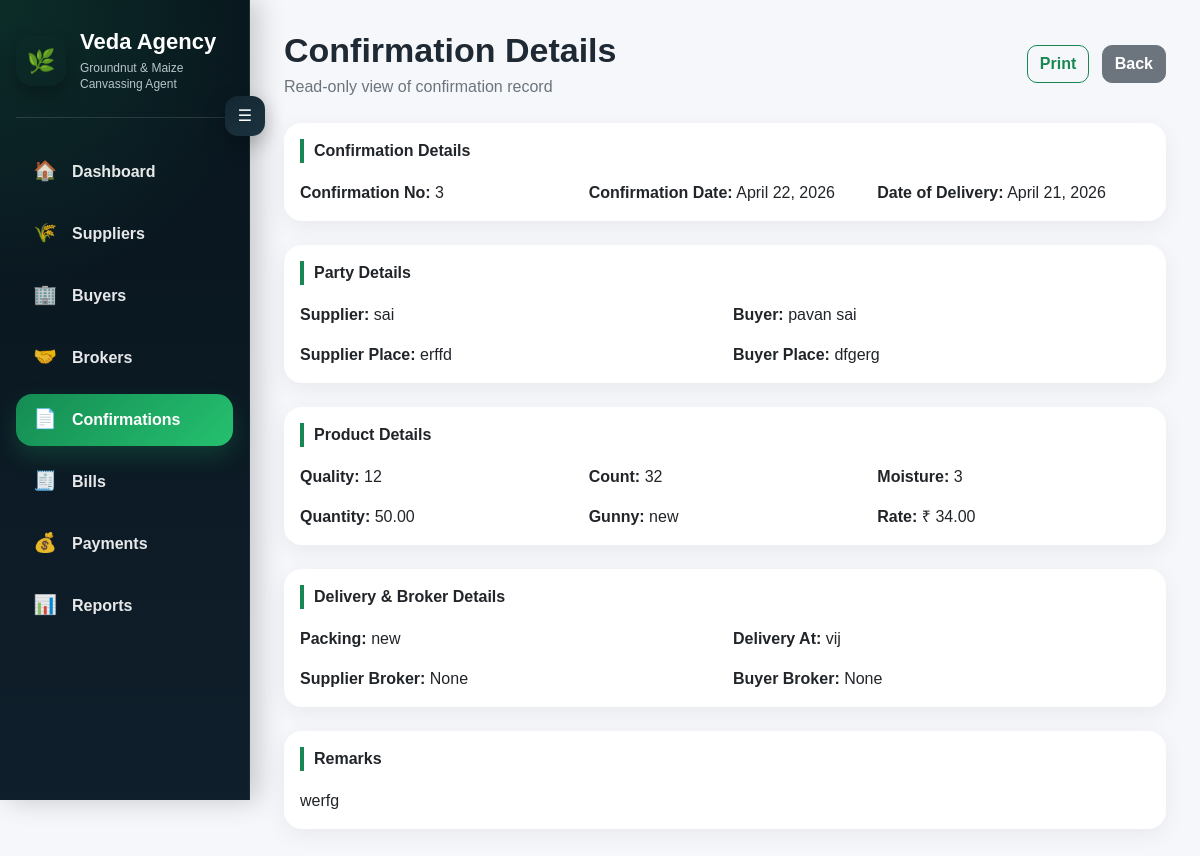
The app's page /confirmation/3/view/ with its own data.
### transactions/models.py (models this page shows, shortened)
class Confirmation(models.Model):
    confirmation_number = models.CharField(max_length=50, blank=True)
    confirmation_date = models.DateField()
    supplier = models.ForeignKey(Seller, on_delete=models.PROTECT)
    buyer = models.ForeignKey(Buyer, on_delete=models.PROTECT)
    supplier_place = models.CharField(max_length=100, blank=True)
    buyer_place = models.CharField(max_length=100, blank=True)
    quantity = models.DecimalField(max_digits=12, decimal_places=2)
    quality = models.CharField(max_length=100, blank=True)
    count = models.CharField(max_length=50, blank=True)
    moisture = models.CharField(max_length=50, blank=True)
    gunny = models.CharField(max_length=100, blank=True)
    rate = models.DecimalField(max_digits=10, decimal_places=2)
    packing = models.CharField(max_length=100, blank=True)
    delivery_at = models.CharField(max_length=100, blank=True)
    date_of_delivery = models.DateField(blank=True, null=True)
    supplier_commission_rate = models.DecimalField(max_digits=10, decimal_places=2, default=20)
    buyer_commission_rate = models.DecimalField(max_digits=10, decimal_places=2, default=20)
    supplier_broker = models.ForeignKey(
        Broker,
        on_delete=models.SET_NULL,
        null=True,
        blank=True,
        related_name="supplier_confirmations"
    )
    buyer_broker = models.ForeignKey(
        Broker,
        on_delete=models.SET_NULL,
        null=True,
        blank=True,
        related_name="buyer_confirmations"
    )
    remarks = models.TextField(blank=True)

class Seller(models.Model):
    name = models.CharField(max_length=100)
    address = models.TextField(blank=True)
    place = models.CharField(max_length=100, blank=True)
    remarks = models.TextField(blank=True)
    gst_no = models.CharField(max_length=30, blank=True)
    phone_no = models.CharField(max_length=20, blank=True)
    email_id = models.EmailField(blank=True)
    zipcode = models.CharField(max_length=20, blank=True, null=True)
    def __str__(self):
        return self.name

class Buyer(models.Model):
    name = models.CharField(max_length=100)
    address = models.TextField(blank=True)
    place = models.CharField(max_length=100, blank=True)
    remarks = models.TextField(blank=True)
    gst_no = models.CharField(max_length=30, blank=True)
    phone_no = models.CharField(max_length=20, blank=True)
    email_id = models.EmailField(blank=True)
    zipcode = models.CharField(max_length=20, blank=True, null=True)
    def __str__(self):
        return self.name

### transactions/views.py (the view)
# urls.py: path("confirmation/<int:confirmation_id>/view/", views.view_confirmation, name="view_confirmation"),
def view_confirmation(request, confirmation_id):
    confirmation = get_object_or_404(Confirmation, id=confirmation_id)
    return render(request, "transactions/view_confirmation.html", {
        "confirmation": confirmation
    })

### transactions/templates/transactions/view_confirmation.html (shortened to what this page needs)
{% extends "transactions/base.html" %}
{% block content %}
<div class="d-flex justify-content-between align-items-center mb-4">
    <div>
        <h1 class="page-title">Confirmation Details</h1>
        <p class="page-subtitle">Read-only view of confirmation record</p>
    </div>
    <div>
        <a href="/confirmation/{{ confirmation.id }}/print/" class="btn btn-outline-success me-2">Print</a>
        <a href="/confirmations/" class="btn btn-secondary">Back</a>
    </div>
</div>
<div class="card mb-4">
    <div class="card-body">
        <div class="section-title">Confirmation Details</div>
        <div class="row g-3">
            <div class="col-md-4"><strong>Confirmation No:</strong> {{ confirmation.confirmation_number }}</div>
            <div class="col-md-4"><strong>Confirmation Date:</strong> {{ confirmation.confirmation_date }}</div>
            <div class="col-md-4"><strong>Date of Delivery:</strong> {{ confirmation.date_of_delivery }}</div>
        </div>
    </div>
</div>
<div class="card mb-4">
    <div class="card-body">
        <div class="section-title">Party Details</div>
        <div class="row g-3">
            <div class="col-md-6"><strong>Supplier:</strong> {{ confirmation.supplier }}</div>
            <div class="col-md-6"><strong>Buyer:</strong> {{ confirmation.buyer }}</div>
            <div class="col-md-6"><strong>Supplier Place:</strong> {{ confirmation.supplier_place }}</div>
            <div class="col-md-6"><strong>Buyer Place:</strong> {{ confirmation.buyer_place }}</div>
        </div>
    </div>
</div>
<div class="card mb-4">
    <div class="card-body">
        <div class="section-title">Product Details</div>
        <div class="row g-3">
            <div class="col-md-4"><strong>Quality:</strong> {{ confirmation.quality }}</div>
            <div class="col-md-4"><strong>Count:</strong> {{ confirmation.count }}</div>
            <div class="col-md-4"><strong>Moisture:</strong> {{ confirmation.moisture }}</div>
            <div class="col-md-4"><strong>Quantity:</strong> {{ confirmation.quantity }}</div>
            <div class="col-md-4"><strong>Gunny:</strong> {{ confirmation.gunny }}</div>
            <div class="col-md-4"><strong>Rate:</strong> ₹ {{ confirmation.rate }}</div>
        </div>
    </div>
</div>
<div class="card mb-4">
    <div class="card-body">
        <div class="section-title">Delivery & Broker Details</div>
        <div class="row g-3">
            <div class="col-md-6"><strong>Packing:</strong> {{ confirmation.packing }}</div>
            <div class="col-md-6"><strong>Delivery At:</strong> {{ confirmation.delivery_at }}</div>
            <div class="col-md-6"><strong>Supplier Broker:</strong> {{ confirmation.supplier_broker }}</div>
            <div class="col-md-6"><strong>Buyer Broker:</strong> {{ confirmation.buyer_broker }}</div>
        </div>
    </div>
</div>
<div class="card mb-4">
    <div class="card-body">
        <div class="section-title">Remarks</div>
        <p class="mb-0">{{ confirmation.remarks }}</p>
    </div>
</div>
{% endblock %}

### transactions/templates/transactions/base.html (style rules this page uses)
* { -webkit-font-smoothing: antialiased; -moz-osx-font-smoothing: grayscale; }
:root { --sidebar-open: 250px; --sidebar-closed: 78px; --green: #198754; --dark-1: #08141c; --dark-2: #0f1f2b; }
body { margin: 0; background: #f5f7fb; font-family: Arial, sans-serif; }
.page-title { font-size: 34px; font-weight: 900; margin-bottom: 4px; color: #1f2933; }
.page-subtitle { color: #6c757d; font-size: 16px; margin-bottom: 0; }
.card { border: 0; border-radius: 18px; box-shadow: 0 6px 22px rgba(0,0,0,0.06); }
.section-title { font-weight: 800; font-size: 1rem; margin-bottom: 18px; color: #212529; border-left: 4px solid var(--green); padding-left: 10px; }
.btn { border-radius: 10px; font-weight: 600; }

### records on screen
Confirmation: confirmation_number "3", confirmation_date "April 22, 2026", date_of_delivery "April 21, 2026", supplier "sai", buyer "pavan sai", supplier_place "erffd", buyer_place "dfgerg", quality "12", count "32", moisture "3", quantity "50.00", gunny "new", rate "34.00", packing "new", delivery_at "vij", supplier_broker "None", buyer_broker "None", remarks "werfg"
